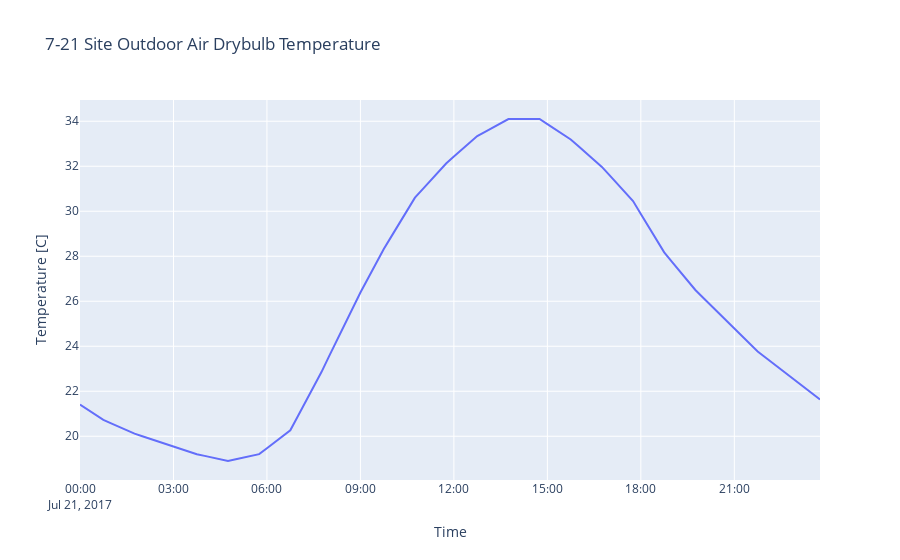

Notebook source saved alongside this figure:
### Code cell
sql.plot_site_data(OutputVariables.site_db_temp, 1)
